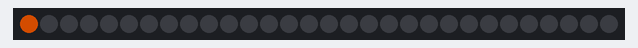
A sketch run on a simulated Arduino Uno, built with avr-gcc and run on an emulated ATmega328P. Shown: 30 RGB LEDs in strip order, left to right. Dim RGB values are drawn brighter than linear.

Above: at 0.16 s.
At 1.57 s:
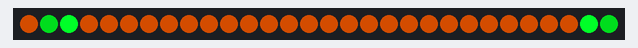

Measured:
- by itself, everything shown: repeats every 2.0 s, in 19 steps

The sketch:

03-InAndOut.ino
```cpp
#include <Adafruit_NeoPixel.h>

int PIN = 6;
int NUMPIXELS = 30;
int DELAY = 35;

Adafruit_NeoPixel pixels = Adafruit_NeoPixel(NUMPIXELS, PIN, NEO_GRB + NEO_KHZ800);
void setup() {
  pixels.begin();
}

void loop() {
  int half = NUMPIXELS / 2;

  long color = pixels.Color(125,45,0);
  for( int i = 0; i <= half; i++) {
    // clear old ones
    pixels.setPixelColor(i, color);
    pixels.setPixelColor(NUMPIXELS-i, color);
    pixels.show();
    delay(DELAY);
  }
  delay(150);

  long color1 = pixels.Color(0,255,40);
  long color2 = pixels.Color(0,150, 20);
  for( int i = half; i > 0; i--) {
    // clear old ones
    pixels.setPixelColor(i+2, color);
    pixels.setPixelColor(i+1, color1);
    pixels.setPixelColor(i, color2);
    pixels.setPixelColor(NUMPIXELS-i, color2);
    pixels.setPixelColor(NUMPIXELS-i-1, color1);
    pixels.setPixelColor(NUMPIXELS-i-2, color);
    pixels.show();
    delay(DELAY+10);
  }
  pixels.setPixelColor(0, color);
  pixels.setPixelColor(1, color);
  pixels.setPixelColor(2, color);
  pixels.setPixelColor(NUMPIXELS-1, color);
  pixels.setPixelColor(NUMPIXELS-2, color);
  pixels.setPixelColor(NUMPIXELS-3, color);

  color = pixels.Color(0,0,0);
  for( int i = half; i > 0; i--) {
    // clear old ones
    pixels.setPixelColor(i, color);
    pixels.setPixelColor(NUMPIXELS-i, color);
    pixels.show();
    delay(DELAY);
  }

}
```
